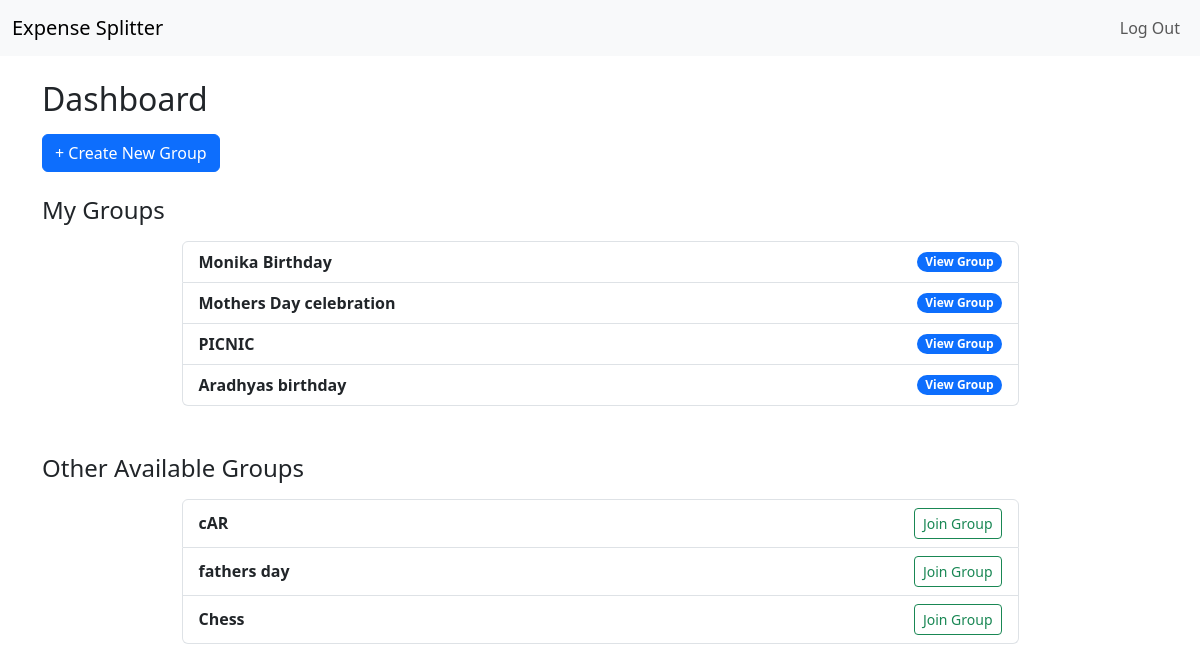
/ (signed in), run on the app's committed database.
### tables this page shows
CREATE TABLE groups (
    id INTEGER PRIMARY KEY AUTOINCREMENT NOT NULL,
    name TEXT NOT NULL,
    created_at TIMESTAMP DEFAULT CURRENT_TIMESTAMP
);

### app.py (the view)
@app.route("/")
@login_required
def index():
    my_groups = db.execute(
        "SELECT groups.id, groups.name FROM groups "
        "JOIN group_members ON groups.id = group_members.group_id "
        "WHERE group_members.user_id = ?",
        session["user_id"]
    )
    other_groups = db.execute(
        "SELECT id, name FROM groups WHERE id NOT IN ("
        "  SELECT group_id FROM group_members WHERE user_id = ?"
        ")",
        session["user_id"]
    )
    return render_template("index.html", my_groups=my_groups, other_groups=other_groups)

### app.py (called while the page is built)
@app.after_request
def after_request(response):
    response.headers["Cache-Control"] = "no-cache, no-store, must-revalidate"
    response.headers["Expires"] = 0
    response.headers["Pragma"] = "no-cache"
    return response

### helpers.py (called while the page is built)
def login_required(f):
    @wraps(f)
    def decorated_function(*args, **kwargs):
        if session.get("user_id") is None:
            return redirect("/login")
        return f(*args, **kwargs)
    return decorated_function

### templates/index.html (shortened to what this page needs)
{% extends "layout.html" %}
{% block main %}
    <div class="mb-4">
        <h2>Dashboard</h2>
        <a href="/create_group" class="btn btn-primary mt-2">+ Create New Group</a>
    </div>
    <div class="mb-5">
        <h4 class="text-start mb-3">My Groups</h4>
        {% if my_groups %}
            <div class="list-group w-75 mx-auto">
                {% for group in my_groups %}
                    <a href="/group/{{ group.id }}" class="list-group-item list-group-item-action d-flex justify-content-between align-items-center">
                        <strong>{{ group.name }}</strong>
                        <span class="badge bg-primary rounded-pill">View Group</span>
                    </a>
                {% endfor %}
            </div>
        {% else %}
            <p class="text-muted">You haven't joined any groups yet.</p>
        {% endif %}
    </div>
    <div class="mt-4">
        <h4 class="text-start mb-3">Other Available Groups</h4>
        {% if other_groups %}
            <div class="list-group w-75 mx-auto">
                {% for group in other_groups %}
                    <div class="list-group-item d-flex justify-content-between align-items-center">
                        <strong>{{ group.name }}</strong>
                        <form action="/join_group/{{ group.id }}" method="post" class="mb-0">
                            <button type="submit" class="btn btn-sm btn-outline-success">Join Group</button>
                        </form>
                    </div>
                {% endfor %}
            </div>
        {% else %}
            <p class="text-muted">No other groups available to join right now.</p>
        {% endif %}
    </div>
{% endblock %}

### data on the page
groups: name "Monika Birthday"
groups: name "Mothers Day celebration"
groups: name "PICNIC"
groups: name "Aradhyas birthday"
groups: name "cAR"
groups: name "fathers day"
groups: name "Chess"
